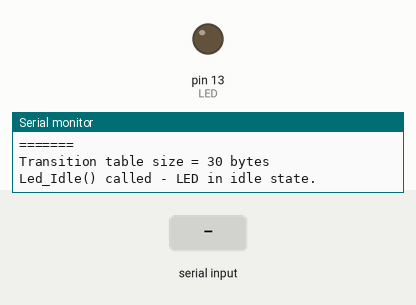
Simulated run of this sketch. Board: Arduino Uno, built with avr-gcc and run on an emulated ATmega328P. Shown: output pins drawn as LEDs (lit = HIGH), the last lines printed to the serial monitor. The inputs (shaded band) are chosen by the test bench.

Above: at 1.2 s.
1.3 s: "b" received over Serial
At 2.3 s:
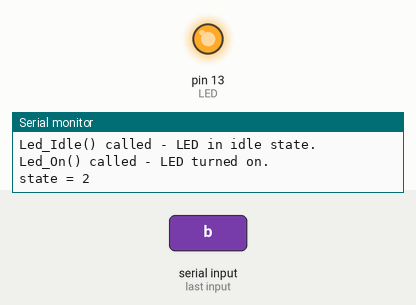
2.8 s: "t" received over Serial
At 3.5 s:
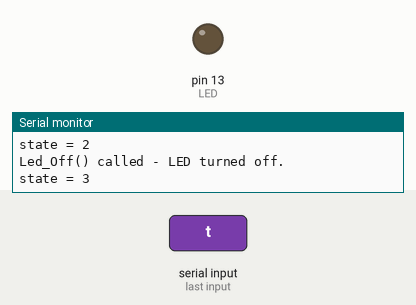
Timing chart, 0 to 5.8 s (numbered marks = the images above; inputs shaded):
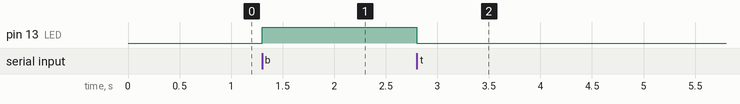

Measured:
- after the input at 1.3 s, pin 13 (LED): LOW → HIGH at once
- after the input at 2.8 s, pin 13 (LED): HIGH → LOW at once

The sketch:

StateMachine2.ino
```cpp
#include "StateMachine2.h"
//table driven state machine with event queue. Test program

#define NUM_ELEMENTS(x) (sizeof(x)/sizeof(x[0]))

const uint8_t LED = LED_BUILTIN;

//state table class
enum class state_t : uint8_t {
    ST_START = 0, //must be 0 and first
    ST_IDLE,
    ST_LED_ON,
    ST_LED_OFF,
};

//event table class
enum class event_t : uint8_t {
    EV_ANY = 0, //must be 0 and first
    EV_NONE,
    EV_BUTTON_PUSHED,
    EV_TIME_OUT,
};


typedef struct {
    state_t currState;      //current state
    event_t event;          //event to match to cause a state transition
    state_t nextState;      //next state
    void (*func)(event_t);  //pointer to the state transition function - void fn(event_t)
} stateTransMatrixRow_t;

//forward decs
void Led_Init(event_t);
void Led_On(event_t);
void Led_Off(event_t);
void Led_Idle(event_t);


//main state transition table
const stateTransMatrixRow_t stateTransMatrix[] PROGMEM = {
    // CURR STATE           // EVENT                       // NEXT STATE          //TRANSITION FN
    { state_t::ST_START,    event_t::EV_ANY,               state_t::ST_IDLE,      &Led_Idle,        },
    { state_t::ST_IDLE,     event_t::EV_BUTTON_PUSHED,     state_t::ST_LED_ON,    &Led_On,          },
    { state_t::ST_LED_ON,   event_t::EV_TIME_OUT,          state_t::ST_LED_OFF,   &Led_Off,         },
    { state_t::ST_LED_ON,   event_t::EV_BUTTON_PUSHED,     state_t::ST_IDLE,      &Led_Idle,        },
    { state_t::ST_LED_OFF,  event_t::EV_TIME_OUT,          state_t::ST_LED_ON,    &Led_On,          },
    { state_t::ST_LED_OFF,  event_t::EV_BUTTON_PUSHED,     state_t::ST_IDLE,      &Led_Idle,        },

};

// State transition functions

void Led_Init(event_t e) {
    Serial.println(F("Led_Init() called."));
}

void Led_On(event_t e) {
    Serial.println(F("Led_On() called - LED turned on."));
    digitalWrite(LED, HIGH);
}

void Led_Off(event_t e) {
    Serial.println(F("Led_Off() called - LED turned off."));
    digitalWrite(LED, LOW);
}

void Led_Idle(event_t e) {
    Serial.println(F("Led_Idle() called - LED in idle state."));
}

//event-driven state machine

StateMachine<state_t, event_t, stateTransMatrixRow_t, NUM_ELEMENTS(stateTransMatrix)> theSM(stateTransMatrix);

//event queue
EventQueue<event_t, 16> evQueue;

//#################################################################################################


void setup() {
  Serial.begin(115200);
    pinMode(LED, OUTPUT);
    digitalWrite(LED, LOW);

   Serial.println(F("Test SM"));
   Serial.println(F("======="));

   Serial.print(F("Transition table size = "));Serial.print(sizeof(stateTransMatrix));Serial.println(F(" bytes"));

  //get ready
  theSM.init();
  //do the transition into the idle state
  theSM.runIteration(event_t::EV_ANY);

}

void loop() {
  // put your main code here, to run repeatedly:

  //simulate the events
  if(Serial.available()){
    char c = Serial.read();

    switch(c){
      case 't': //timeout
        //theSM.runIteration(event_t::EV_TIME_OUT);
        evQueue.addToQueue(event_t::EV_TIME_OUT);
        break;
      case 'b': //button
        //theSM.runIteration(event_t::EV_BUTTON_PUSHED);
        evQueue.addToQueue(event_t::EV_BUTTON_PUSHED);
        break;
      default:
        break;

    }
  }

  if(!evQueue.isQueueEmpty()){
    //Serial.println("Q not empty");
    event_t ev = evQueue.removeFromQueue();
    //Serial.print("ev = ");Serial.println((int) ev);
    //evQueue.isQueueEmpty() ? Serial.println("empty") : Serial.println("not empty");
    theSM.runIteration(ev);
    //debug - show state number
    Serial.print(F("state = "));Serial.println((int) theSM.getState());
  }

}
```

StateMachine2.h
```cpp
#pragma once
#include <Arduino.h>
//#################################################################################################
//
// Statemachine (type 2) - Table driven with events causing state transitions.
// when current state and event match the transition function is called and the machine
// advances to the next state.
//
//#################################################################################################
//

/*

Data structures for state machine:

//states can be in any order, but START must be =0 and first as this is the initial state run
enum class state_t : uint8_t {
  START = 0,
  SPLASH,
  RUN,
};

//events can be in any order, but ANY must be first and =0.
// ANY is an unconditional transition actioned by running the runIteration() function immediately.
enum class event_t : uint8_t {
  ANY = 0,
  UI_TIMEOUT,
};

//Structure of the rows of the state table:
//
typedef struct {
    state_t currState;      //current state
    event_t event;          //event to match to cause a state transition
    state_t nextState;      //next state
    void (*func)(event_t);  //pointer to the state transition function - void fn(event_t)
} stateTransMatrixRow_t;

//UI state machine forward decl of transition functions. Called when current state and event match.
void StartState(event_t);
void RunState(event_t);

//STATE MACHINE
//Transition state matrix. (In PROGMEM as this table can be large.)
//Note that transition functions needn't correspond 1:1 with the state, they can be
//different for different paths into a state. Data passes extra info about the event

//Simple example (no way out of RUN state shown)
const stateTransMatrixRow_t stateTransMatrix[] PROGMEM = {
    // CURR STATE               // EVENT                      // NEXT STATE             // TRANSITION FUNC
    { UIStates::START,          UIEvents::ANY,                UIStates::SPLASH,         &StartState,       },  //init
    { UIStates::SPLASH,         UIEvents::UI_TIMEOUT,         UIStates::RUN,            &RunState,         },  //show the splash screen
};

//The instantiation of the SM would look like:

StateMachine<UIStates,
             UIEvents,
             stateTransMatrixRow_t,
             sizeof(stateTransMatrix)/sizeof(stateTransMatrix[0])
             > UIStateMC(stateTransMatrix);

//Running it looks like:

//in setup():
  //run once

  UIStateMC.init();
  //kick off the sm (runs the START state to init anthing that needs it)
  UIStateMC.runIteration(UIEvents::ANY);

//in loop():
  //run frequently and UIStateMC.runIteration called if any event happens

  if(...an event...){

    UIStateMC.runIteration(...the event...);

  }

//See simple FIFO event queue class for a way of collecting events from wherever (e.g. button presses)
//and getting them into the state machine in one place.

*/

//#################################################################################################
//S=state enum class, E=event enum class, T=transition matrix row type (N is num elements),

template <class S, class E, typename T, size_t N>
class StateMachine{
  static_assert((N > 0),"Transition table size must be >0");
  public:
    StateMachine(const T (&transMatrix)[N]){
      m_stateTransMatrix = transMatrix;
    }

//-------------------------------------------------------------------------------------------------

    void init() {
        //DEBUG_PRINT("Initialising UI state machine.", "");
        m_state = static_cast<S>(0); //ST_START
    }

//-------------------------------------------------------------------------------------------------

    S getState() { //debug function
        return m_state;
    }

//-------------------------------------------------------------------------------------------------

    void runIteration(const E event) {
      // Iterate through the state transition matrix, checking if there is both a match with the current state
      // and the event
      T localData;

      for(int i = 0; i < N; i++) {
        //fetch table row from PROGMEM
        memcpy_P(&localData, &m_stateTransMatrix[i], sizeof(T));

        if(localData.currState == m_state) {
          if((localData.event == event) || (localData.event == static_cast<E>(0) )) { //::EV_ANY = 0

            // Transition to the next state
            m_state =  localData.nextState;

            // Call the function associated with transition - if not null
            if(localData.func) localData.func(event); //passes event
            break;
          }
        }

      } //end for
    }

//-------------------------------------------------------------------------------------------------

  private:
    T* m_stateTransMatrix;
    S m_state;
};

//#################################################################################################

template <class T, int16_t EVENT_QUEUE_SIZE = 8>
class EventQueue{
  static_assert((EVENT_QUEUE_SIZE > 0),"EVENT_QUEUE_SIZE must be >0");
  public:
    EventQueue() {
      //clear queue
        m_head = m_tail = 0;
    }

//-------------------------------------------------------------------------------------------------

    bool addToQueue(T ev){ //push
      int16_t next = m_head + 1;
      if(next >= EVENT_QUEUE_SIZE) next = 0;

      if(next == m_tail) {
        //DEBUG_PRINT("buff full ", index);
        return false; //full, ignore
      }
      m_data[m_head] = ev;
      m_head = next;

      return true;
    }

//-------------------------------------------------------------------------------------------------

    //returns the data
    T removeFromQueue(){ //pop
      if(m_head == m_tail){
        //empty
        //DEBUG_PRINT("buff empty", index);
        return static_cast<T>(-1);
      }

      int16_t next = m_tail + 1;
      if(next >= EVENT_QUEUE_SIZE) next = 0;

      T data = m_data[m_tail];

      m_tail = next;

      return data;
    }

//-------------------------------------------------------------------------------------------------

    //empty/full?
    bool isQueueEmpty() const{ return (m_head == m_tail);}

//-------------------------------------------------------------------------------------------------

    bool isQueueFull() const{
      int16_t next = m_head + 1;
      if(next >= EVENT_QUEUE_SIZE) next = 0;

      return (next == m_tail);
    }

//-------------------------------------------------------------------------------------------------

    //make queue empty
    void flushQueue(){m_head = m_tail;}

//-------------------------------------------------------------------------------------------------

  private:
    //fifo queue
      T m_data[EVENT_QUEUE_SIZE];
      int16_t m_head;
      int16_t m_tail;

};

//#################################################################################################
```
